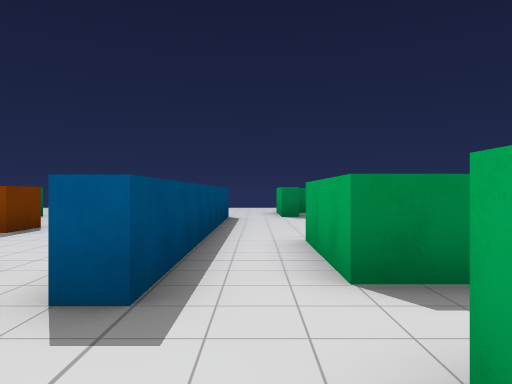
View 1 (above)

24 first-person views from a walk through a scene from a Unity 3-D project. The camera is 1.4 m above the floor, looks level and sees 70° across. The floor is counted in squares, 2 m on a side. Each view is taken from the middle of a square. On the plan, view 1 faces up. The plan holds only what a view shows up to about 11 squares ahead; the rest is blank. The place goes on beyond the plan. The player is left out.

View 2
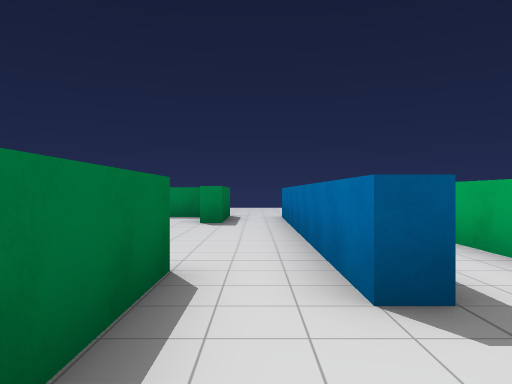

View 3
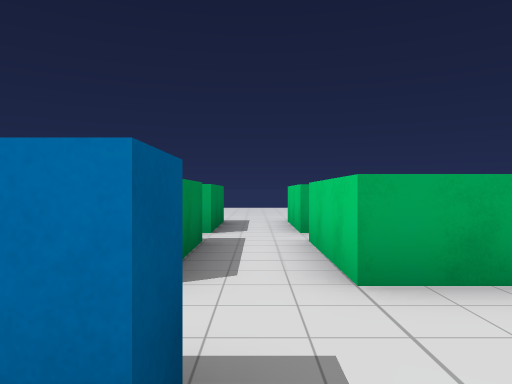

View 4
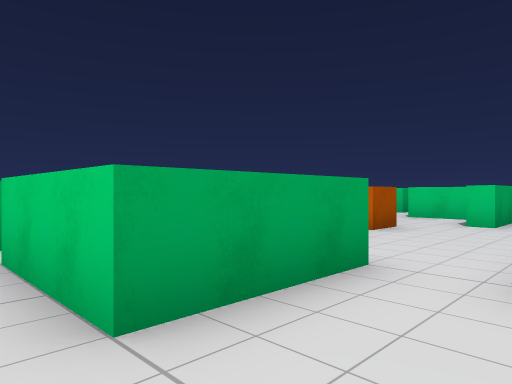

View 5
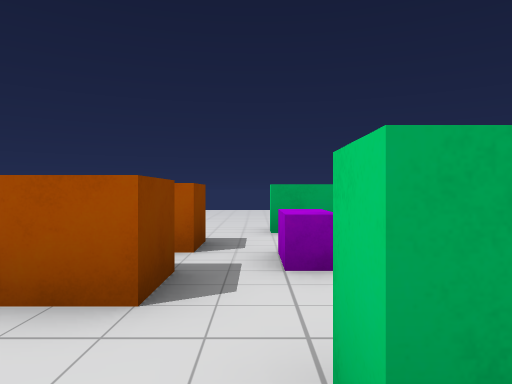

View 6
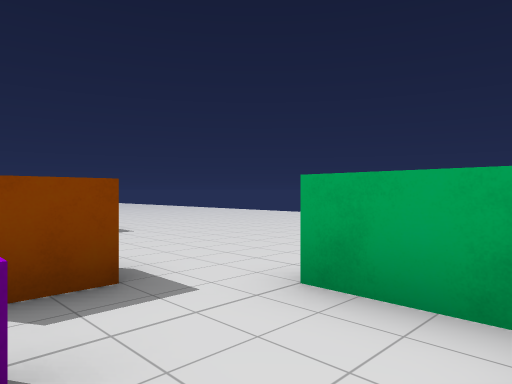

View 7
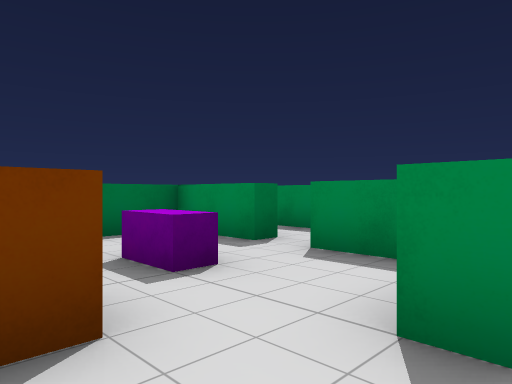

View 8
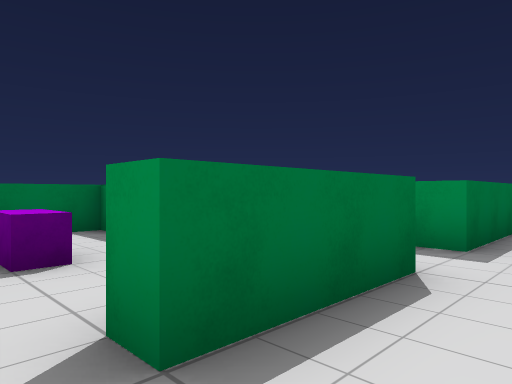

View 9
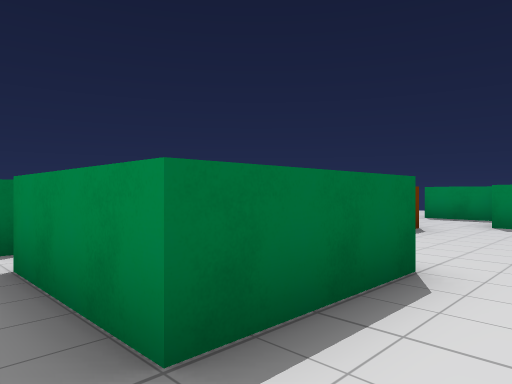

View 10
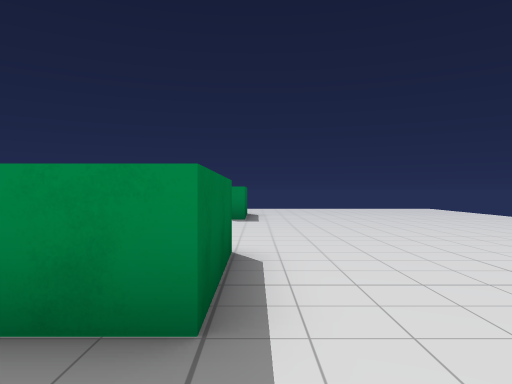

View 11
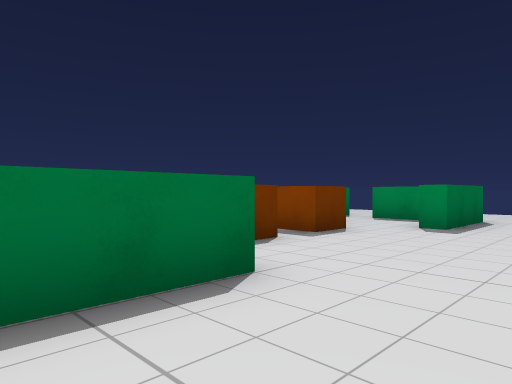

View 12
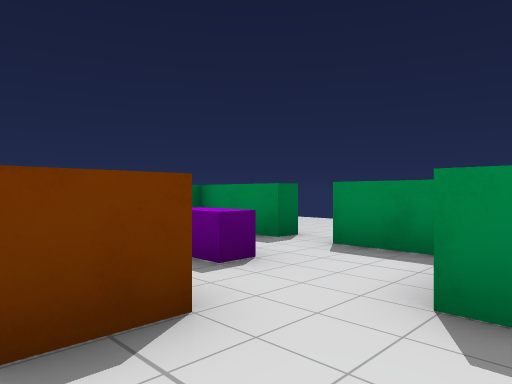

View 13
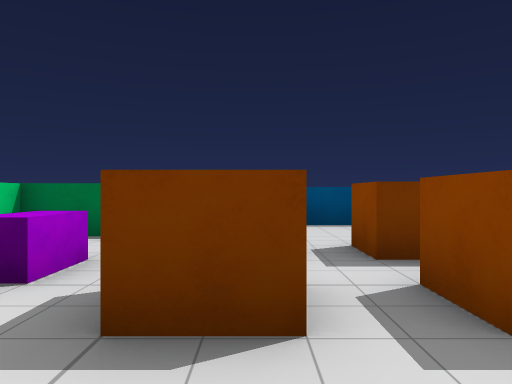

View 14
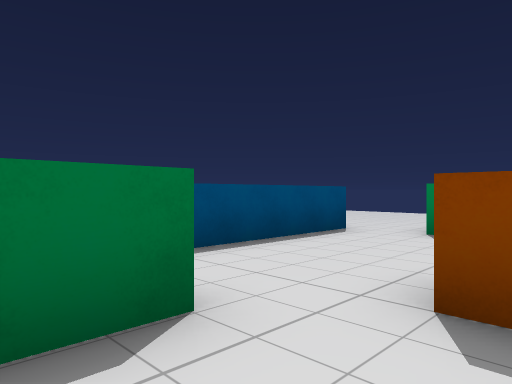

View 15
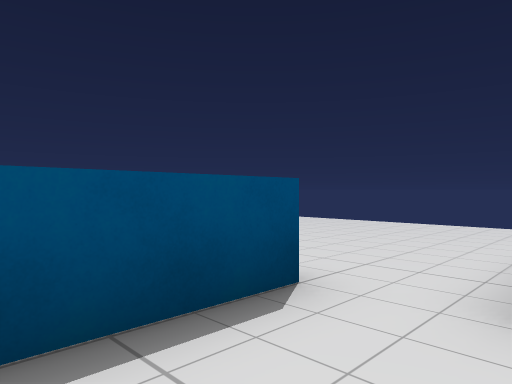

View 16
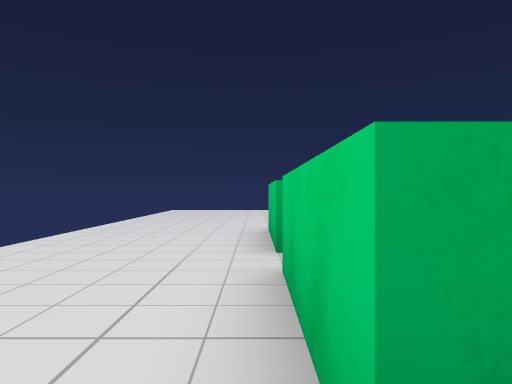

View 17
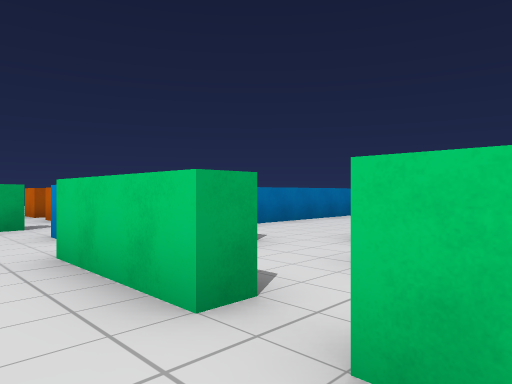

View 18
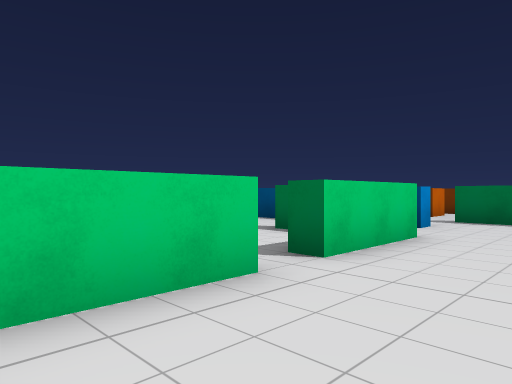

View 19
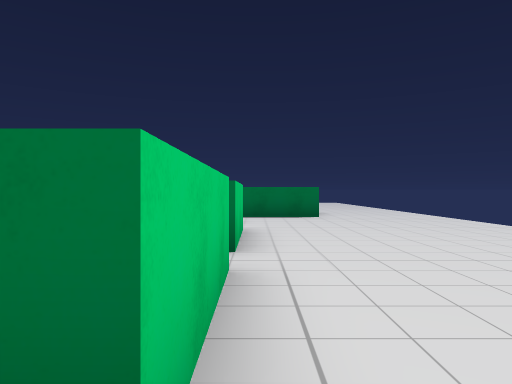

View 20
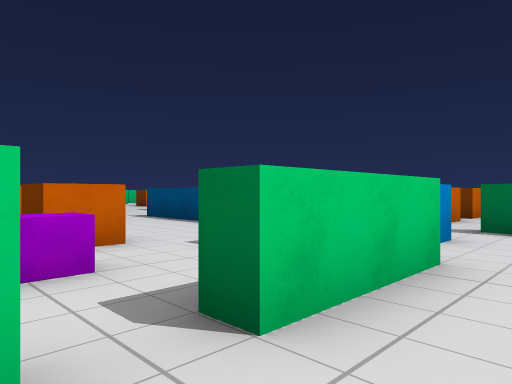

View 21
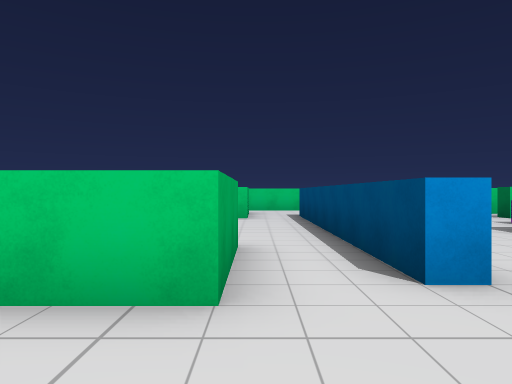

View 22
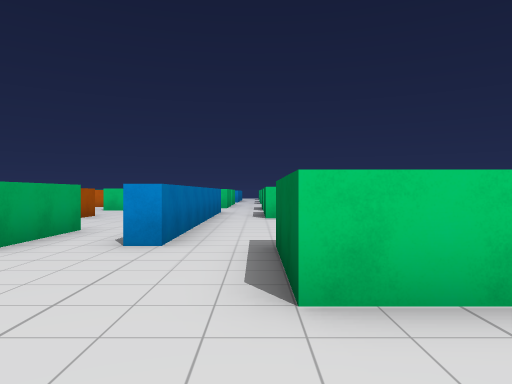

View 23
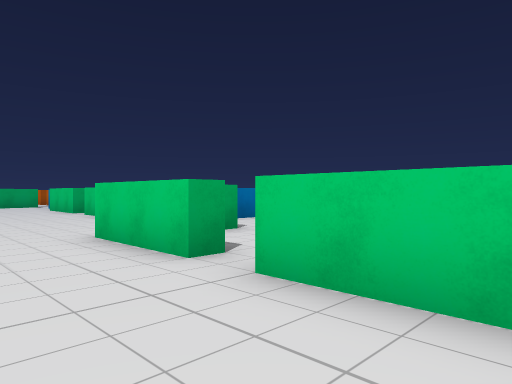

View 24
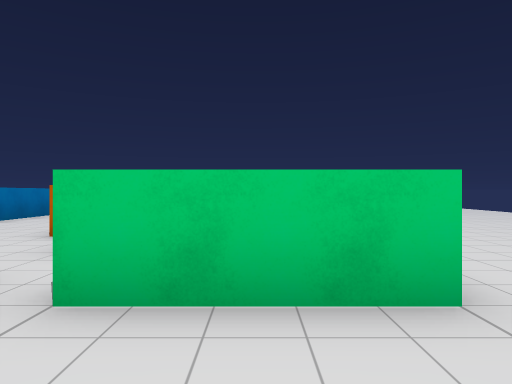

### Floor plan
Ten units are one square. View 1 is at (0, 0); x grows to the right and y downward. Boxes are objects, and circles mark ways between rooms. Rooms are numbered by the first view taken in them; rooms with no view inside come last. Other rooms are left out.
<svg viewBox="-189 -133 261 221">
<path fill="none" stroke="#000" d="M7 -28 7 -53M-28 -33 -28 -10M7 5 7 -12M-8 -54 -8 -22 -13 -22 -13 -34M-108 -55 -108 -102 -103 -102 -103 -85M-88 -83 -88 -108 -63 -108 -63 -103M-158 -32 -158 -28M-53 -103 -53 -108 -28 -108 -28 -83M-148 -122 -148 -128 -123 -128 -123 -103M-13 -86 -13 -103M-184 -128 -157 -128M-8 -103 -8 -54M12 -54 12 -33 18 -33M7 -12 32 -12 32 -7 12 -7 12 9M13 -103 7 -103 7 -109M7 -124 7 -128 32 -128 32 -123 11 -123M7 14 7 5M33 -28 7 -28M43 -12 67 -12 67 13 61 13M41 -128 67 -128 67 -103 61 -103M7 63 13 63M54 -7 41 -7M67 -54 67 -28 41 -28M59 -123 41 -123M18 83 33 83M62 76 62 62M-28 -83 -34 -83M-103 -85 -103 -35M-35 -103 -45 -103M-13 -34 -13 -86"/>
<rect x="-165" y="-95" width="10" height="10" fill="#bbb"><title>orange block</title></rect>
<rect x="-145" y="-95" width="10" height="10" fill="#bbb"><title>orange block</title></rect>
<rect x="25" y="45" width="10" height="10" fill="#bbb"><title>orange block</title></rect>
<rect x="25" y="-75" width="10" height="10" fill="#bbb"><title>orange block</title></rect>
<rect x="25" y="-95" width="10" height="10" fill="#bbb"><title>orange block</title></rect>
<rect x="35" y="65" width="10" height="10" fill="#bbb"><title>purple block</title></rect>
<rect x="35" y="5" width="10" height="10" fill="#bbb"><title>purple block</title></rect>
<rect x="35" y="-55" width="10" height="10" fill="#bbb"><title>purple block</title></rect>
<rect x="35" y="-95" width="20" height="10" fill="#bbb"><title>orange block</title></rect>
<rect x="35" y="-105" width="10" height="10" fill="#bbb"><title>purple block</title></rect>
<rect x="45" y="45" width="10" height="10" fill="#bbb"><title>orange block</title></rect>
<rect x="45" y="25" width="10" height="10" fill="#bbb"><title>orange block</title></rect>
<rect x="45" y="-75" width="10" height="10" fill="#bbb"><title>orange block</title></rect>
<rect x="-75" y="-55" width="10" height="10" fill="#bbb"><title>orange block</title></rect>
<rect x="-75" y="-75" width="10" height="10" fill="#bbb"><title>orange block</title></rect>
<rect x="-65" y="-85" width="10" height="10" fill="#bbb"><title>purple block</title></rect>
<rect x="-55" y="-75" width="10" height="10" fill="#bbb"><title>orange block</title></rect>
<circle cx="0" cy="-60" r="3" fill="#2a7"/>
<circle cx="0" cy="10" r="3" fill="#2a7"/>
<circle cx="10" cy="-20" r="3" fill="#2a7"/>
<circle cx="-20" cy="-30" r="3" fill="#2a7"/>
<circle cx="-20" cy="-95" r="3" fill="#2a7"/>
<circle cx="-60" cy="-100" r="3" fill="#2a7"/>
<circle cx="-90" cy="-95" r="3" fill="#2a7"/>
<text x="-10" y="-20">1</text>
<text x="-110" y="-60">2</text>
<text x="-60" y="-60">3</text>
</svg>
Room 1 opens to room 2. Room 1 opens to room 3. Room 2 opens to room 3.

Where each view was taken, in squares from view 1:
view 1: 0 up, 0 right, facing up
view 2: 0 up, 2 left, facing up
view 3: 2 up, 2 left, facing right
view 4: 2 up, 1 left, facing down-right
view 5: 6 down, 0 right, facing right
view 6: 8 down, 4 right, facing up-right
view 7: 3 down, 7 right, facing up-left
view 8: 2 down, 8 right, facing up-left
view 9: 2 up, 8 right, facing up-left
view 10: 1 up, 7 right, facing up
view 11: 3 up, 9 right, facing up-left
view 12: 8 up, 7 right, facing up-left
view 13: 7 up, 7 right, facing left
view 14: 4 up, 3 right, facing up-left
view 15: 8 up, 1 right, facing up-left
view 16: 13 up, 0 right, facing right
view 17: 12 up, 7 left, facing down-right
view 18: 13 up, 3 left, facing down-left
view 19: 11 up, 2 left, facing left
view 20: 12 up, 5 left, facing down-left
view 21: 13 up, 9 left, facing down
view 22: 15 up, 12 left, facing down
view 23: 15 up, 18 left, facing down-right
view 24: 15 up, 17 left, facing down
